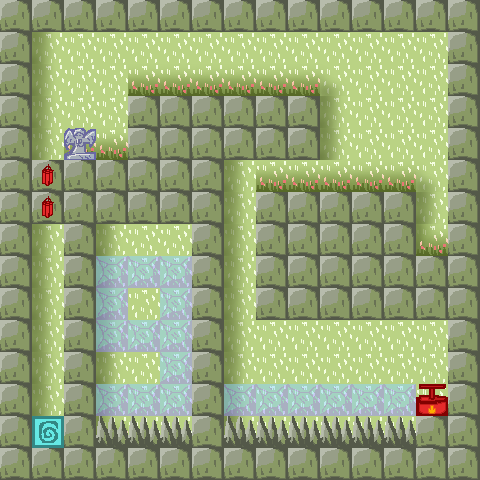

Rendered tile map (Tiled .tmx) drawn with the repository's tilesets; below, a short description and the full map source, tile grids included:
An orthogonal 15x15 tile map with 32x32 px tiles, 2 tile layers (background, objects).

<map version="1.4" tiledversion="1.4.3" orientation="orthogonal" renderorder="right-down" width="15" height="15" tilewidth="32" tileheight="32" infinite="0" nextlayerid="3" nextobjectid="1">
 <tileset firstgid="1" source="testtiles2.tsx" />
 <layer id="1" name="background" width="15" height="15">
  <data encoding="csv">
2,2,2,2,2,2,2,2,2,2,2,2,2,2,2,
2,20,2,2,2,2,2,2,2,2,2,2,2,2,2,
2,20,2,2,18,18,18,18,18,18,21,2,2,2,2,
2,20,2,2,2,2,2,2,2,2,20,2,2,2,2,
2,20,18,18,2,2,2,2,2,2,20,2,2,2,2,
2,2,2,2,2,2,2,20,18,18,18,18,18,21,2,
2,2,2,2,2,2,2,20,2,2,2,2,2,20,2,
2,20,2,20,2,2,2,20,2,2,2,2,2,19,2,
2,20,2,20,2,2,2,20,2,2,2,2,2,2,2,
2,20,2,20,2,2,2,20,2,2,2,2,2,2,2,
2,20,2,20,2,2,2,20,2,2,2,2,2,2,2,
2,20,2,20,2,2,2,20,2,2,2,2,2,2,2,
2,20,2,20,2,2,2,20,2,2,2,2,2,2,2,
2,20,2,19,2,2,2,20,2,2,2,2,2,2,2,
2,2,2,2,2,2,2,2,2,2,2,2,2,2,2
</data>
 </layer>
 <layer id="2" name="objects" width="15" height="15">
  <data encoding="csv">
1,1,1,1,1,1,1,1,1,1,1,1,1,1,1,
1,0,0,0,0,0,0,0,0,0,0,0,0,0,1,
1,0,0,0,0,0,0,0,0,0,0,0,0,0,1,
1,0,0,0,1,1,1,1,1,1,0,0,0,0,1,
1,0,14,0,1,1,1,1,1,1,0,0,0,0,1,
1,9,1,1,1,1,1,0,0,0,0,0,0,0,1,
1,9,1,1,1,1,1,0,1,1,1,1,1,0,1,
1,0,1,0,0,0,1,0,1,1,1,1,1,0,1,
1,0,1,12,12,12,1,0,1,1,1,1,1,1,1,
1,0,1,12,0,12,1,0,1,1,1,1,1,1,1,
1,0,1,12,12,12,1,0,0,0,0,0,0,0,1,
1,0,1,0,0,12,1,0,0,0,0,0,0,0,1,
1,0,1,12,12,12,1,12,12,12,12,12,12,8,1,
1,3,1,4,4,4,1,4,4,4,4,4,4,1,1,
1,1,1,1,1,1,1,1,1,1,1,1,1,1,1
</data>
 </layer>
</map>
